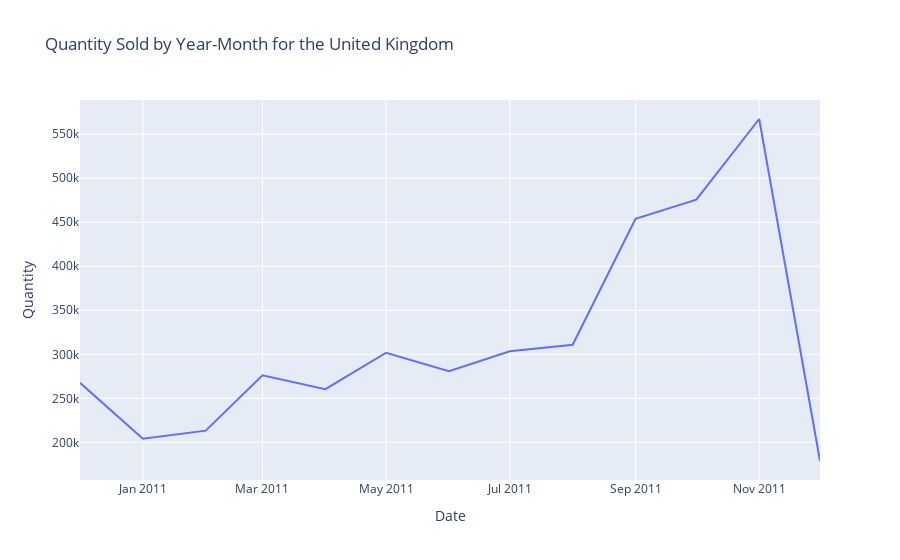

Notebook code for this chart:
### Code cell
data6 = df[df['Country'] == 'United Kingdom']
data6['Day'] = pd.to_datetime(data6['InvoiceDate']).dt.day
data6['Month'] = pd.to_datetime(data6['InvoiceDate']).dt.month
data6['Year'] = pd.to_datetime(data6['InvoiceDate']).dt.year
data6 = data6.groupby(['Year', 'Month'])['Quantity'].sum().reset_index()

trace = go.Scatter(x=data6['Year'].astype(str) + '-' + data6['Month'].astype(str).str.zfill(2),
                   y=data6['Quantity'],
                   mode='lines',
                   name='Quantity Sold')
layout = go.Layout(title='Quantity Sold by Year-Month for the United Kingdom',
                   xaxis=dict(title='Date'),
                   yaxis=dict(title='Quantity'))
go.Figure(data=[trace], layout=layout)

### Figure 1 — Plotly figure (JSON) as saved in the notebook; plotly's stock layout.template omitted (floating-point values rounded to 4 significant figures)
{"data": [{"mode": "lines", "name": "Quantity Sold", "type": "scatter", "x": ["2010-12", "2011-01", "2011-02", "2011-03", "2011-04", "2011-05", "2011-06", "2011-07", "2011-08", "2011-09", "2011-10", "2011-11", "2011-12"], "y": [267569, 203995, 213291, 276218, 260346, 301803, 280931, 303500, 310791, 454016, 475727, 567319, 178791]}], "layout": {"title": {"text": "Quantity Sold by Year-Month for the United Kingdom"}, "xaxis": {"title": {"text": "Date"}}, "yaxis": {"title": {"text": "Quantity"}}}}
